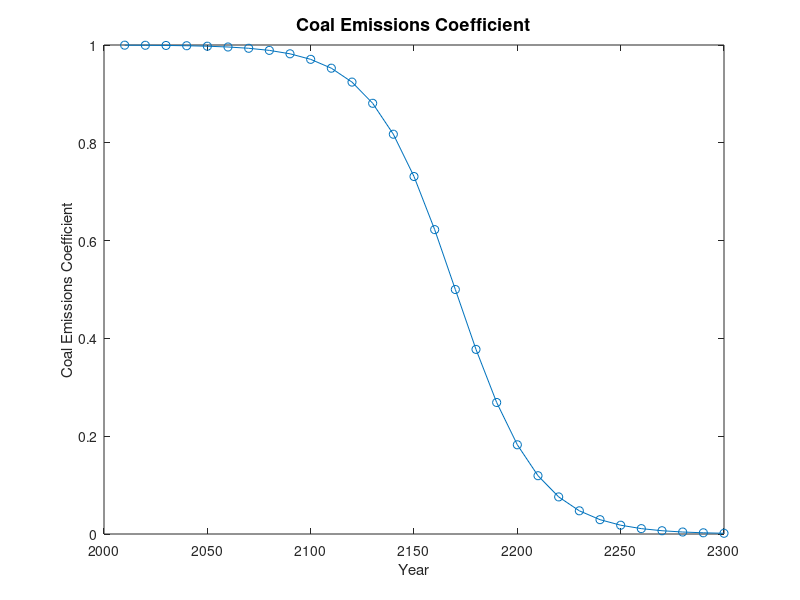

This chart was generated by the following MATLAB code: (Note: this script raises an error after producing the figure.)
%%%%%%%%%%%%%%%%%%%%%%%%%%%%%%%%%%%%%%%%%
%%%      Section 1: Parameters        %%%
%%%%%%%%%%%%%%%%%%%%%%%%%%%%%%%%%%%%%%%%%

%%Time%%
%%%%%%%%
T = 30;             %Number of direct optimization periods T
y = (1:1:T);        %Corresponding calendar years    
y(1) = 2010;
for i = 1:1:T-1;
    y(1+i) = 2010+((i)*10);
end
n = 100;            %Number of pre-balanced growth path simulation periods after T
y2 = (1:1:T+n);     %Corresponding calendar years   
y2(1) = 2010;
   for i = 1:1:T-1+n;
       y2(1+i) = 2010+((i)*10);
   end

%%Climate and Damages%%
%%%%%%%%%%%%%%%%%%%%%%%
phi = 0.0228;       %Carbon depreciation per annum (remaining share)
phiL = 0.2;         %Carbon emitted to the atmosphere staying there forever
phi0 = 0.393;       %Share of remaining emissions exiting atmosphere immediately
Sbar = 581;         %Pre-industrial atmospheric GtC
S1_2000 = 103;      %GtC
S2_2000 = 699;      %GtC
gamma = zeros(T,1); 
for i = 1:1:T;
    gamma(i) = 0.000023793; %Damage elasticity
end
 
%%Energy Aggregation%%
%%%%%%%%%%%%%%%%%%%%%%
rho = -0.058;      %Elasticity of substitution between energy sources
kappa1 = 0.5429;   %Relative efficiency of oil
kappa2 = 0.1015;   %Relative efficiency of coal
kappa3 = 1-kappa1-kappa2; %Relative efficiency of low-carbon technologies

%%Final Goods Production%%
%%%%%%%%%%%%%%%%%%%%%%%%%%
N = 1;                      %Normalize population
alpha = 0.3;                %Capital output share
%alpha = 0.66;
%COMMENTED OUT FOR NEW PF
% v = 0.04;                   %Energy output share
Y2009 = 70000;              %Base year annual GDP in billions of USD
r2009 = 0.05;               %Base year annual net rate of return 
r2009d = ((1+r2009)^10)-1;  %Base yer decadal net rate of return

%%%Depreciation OPTION 1: delta = 100%
delta = 1;                              %Annual depreciation rate
Delta = (1-(1-delta)^10);               %Decadal depreciation rate
K0 = (alpha*Y2009*10)/(r2009d+Delta);   %Base year capital stock in billions of USD

% %%%Depreciation OPTION 2: delta = 65%, no recalibration:
% delta = 0.1;                            %Annual depreciation rate
% Delta = (1-(1-delta)^10);               %Decadal depreciation rate
% Delta1 = 1;                             %Decadal 100% depreciation rate
% K0 = (alpha*Y2009*10)/(r2009d+Delta1);  %Base year capital stock in billions of USD
 
% %Depreciation OPTION 3: delta = 65%, with recalibration:
% delta = 0.1;                            %Annual depreciation rate
% Delta = (1-(1-delta)^10);               %Decadal depreciation rate
% K0 = (alpha*Y2009*10)/(r2009d+Delta);   %Base year capital stock in billions of USD
 
 pi00 = 1;               %Base period share of labor devoted to final goods production
 E1_2008 = 3.43+1.68;    %GtC per annum
 E2_2008 = 3.75;         %GtC per annum
 E3_2008 = 1.95;         %GtC-eq per annum
 E0_2008 = ((kappa1*E1_2008^rho)+(kappa2*E2_2008^rho)+(kappa3*E3_2008^rho))^(1/rho);
 E0 = E0_2008*10;        %GtC per decade
 %COMMENTED OUT WITH NEW PF 
 % A0 = (Y2009*10)/((exp((-gamma(1))*((S1_2000+S2_2000)-Sbar)))*((K0^alpha)*((N*pi00)^(1-alpha-v))*(E0^v)));  %Initial TFP based on Decadal production function


%%%Productivity Growth Rates%%
%%%%%%%%%%%%%%%%%%%%%%%%%%%%%%

%%%Energy Sector%%%
gZa_en = 0.02;                                         %Annual labor productivity growth rate (energy sectors)
gZ_en = ((1+gZa_en)^10)-1;                             %Decadal labor productivity growth rate (energy sectors)

%%%Final Goods Sector OPTION 1: Specify Labor Productivity Growth%%%
%           gZa_y = 0.02;                               %Annual labor productivity growth rate in final goods sector
%           gAa_y = (1+gZa_y)^(1-alpha-v);              %Corresponding TFP growth
%           gZd_y = ones(T+n,1)*(((1+gZa_y)^10)-1);     %Decadal labor productivity growth rate (all sectors)
%  
%%%Final Goods Sector OPTION 2: Specify TFP Growth%%%
%            gAa_y = 0.02;                            %Annual TFP growth rate (final output sector)
             gAa_y = 0;                               %Alt. Annual TFP growth ate (final output sector)
             %Commented out for new PF: gZa_y = ((1+gAa_y)^(1/(1-alpha-v)))-1;   %Corresponding annual labor productivity growth rate (final output sector)
             gZa_y = 0;
             gAd_y = ((1+gAa_y)^10)-1;                %Decadal TFP growth rate (final output sector)
             gZd_y = ones(T+n,1)*(((1+gZa_y)^10)-1);  %Decadal labor productivity growth rate (final output sector)
 
%%%Final Goods Sector OPTION 3: DICE Model TFP Growth%%%
%     gANH0 = 0.160023196685654;                   %Initial decade (2005-2015) TFP growth rate
%     gammaNH0 = 0.00942588385340332;              %Rate of decline in productivity growth rate (percent per year)
%     gammaNH1 = 0.00192375245926376;              %Rate of decline of decline in productivity growth rate (percent per year)
%     gANH_y = zeros(T,1);
%     for i = 1:1:T;
%              gANH_y(i) = gANH0*exp(((-gammaNH0)*10*(i))*exp((-gammaNH1)*10*(i)));
%     end
%     for j = 1:1:n,
%         gANH_y(T+j) = gANH_y(T);
%     end
%     gANHa = zeros(T+n,1);
%     gANHa_y = ((1+gANH_y(T))^(1/10))-1;         %Annual long-run TFP growth rate
%     gZd_y = zeros(T+n,1);                      %Decadal labor productivity growth rate
%     for i = 1:1:T+n,
%         gZd_y(i) = ((1+gANH_y(i))^(1/(1-alpha-v)))-1;
%         gANHa(i) = ((1+gANH_y(i))^(1/10))-1;
%     end
%     z = 35;
%     plot(y2(1:z),(gANHa(1:z)*100))
%     xlabel('Year','FontSize',11)
%     ylabel('gTFP in Percent per Year','FontSize',11)
%     title('2010-DICE Model Annual TFP Growth','FontSize',13)
  

%%Final Good Sector TFP Levels%%%
%%%%%%%%%%%%%%%%%%%%%%%%%%%%%%%%%
%COMMENTED OUT FOR NEW PF
% At = zeros(T,1);
% At(1) = A0;                 
% for i = 1:1:T-1;
%   At(i+1) = At(i)*(1+gZd_y(i))^(1-alpha-v);     
% end

%%Long-run Output Growth Rate on BGP%%
%%%%%%%%%%%%%%%%%%%%%%%%%%%%%%%%%%%%%%
gZBGP = gZd_y(T);             
% gZBGP = gZ_en;      %Alternative possible value for gTFP=1.5% to roughly account for declining oil output   

%%Utility%%
%%%%%%%%%%%
% sigma = 0.5;      
 sigma = 1;         %Logarithmic preferences
% sigma = 1.5;
% sigma = 2 ;

%%Beta OPTION 1: Specify exogenously%%%
beta = (.985)^10;  
% beta = (.999)^10;

%%Beta OPTION 2: Calibrate to maintain effective discount factor = .985%%%
% beta_hat = ((.985)^10)/((1+gZd_y(1))^(1-sigma))
% beta = beta_hat;
    
  
%%Coal production%%
%%%%%%%%%%%%%%%%%%%
A2t = zeros(T,1);
A2t(1) = 7693;          
for i = 1:1:T-1;
    A2t(i+1) = A2t(i)*(1+gZ_en);
end

%%Coal Emissions%%
%%%%%%%%%%%%%%%%%%
ypsilon = zeros(T,1);   %Coal carbon emissions coefficient
a_yps = 8;              %Logistic curve coefficient
b_yps = -0.05;          %Logistic curve coefficient
for i = 1:1:T+n;
     ypsilon(i) = 1/(1+exp((-1)*(a_yps+b_yps*(i-1)*10)));
end

%%Graph for Figure S.1%%
figure;
%the original line -plot(y,ypsilon,'-o')- gave an x-axis until 3400 therefore changed to below 
plot(y,ypsilon(1:T),'-o')
xlabel('Year','FontSize',11)
ylabel('Coal Emissions Coefficient','FontSize',11)
title('Coal Emissions Coefficient','FontSize',13)


%%Wind production%%
%%%%%%%%%%%%%%%%%%%
A3t = zeros(T,1);
A3t(1) = 1311;
for i = 1:1:T-1;
    A3t(i+1) = A3t(i)*(1+gZ_en);
end

%%Oil%%
%%%%%%%
R0 = 253.8;     %GtC

%%SELF ADDED FOR EXERGY
eff_k = 1;           %annual efficiency of capital energy to exergy
eff_K = (eff_k)^10;   %decadal efficiency of capital
eff_l = 1;           %efficiency of labour energy to exergy
eff_L = (eff_k)^10;  %decadal 

%%%%%%%%%%%%%%%%%%%%%%%%%%%%%%%%%%%%%%%%%%%%%%%%%%%%%%%%%%%%%%%%%%%
%%%      Section 2: Solve for Optimal Choice Variables X        %%%
%%%%%%%%%%%%%%%%%%%%%%%%%%%%%%%%%%%%%%%%%%%%%%%%%%%%%%%%%%%%%%%%%%%

vars = 3*T+2*(T-1);         %Number of variables = 148

%%Define upper and lower bounds%%
%%%%%%%%%%%%%%%%%%%%%%%%%%%%%%%%%
lb = zeros(vars,1);
ub = ones(vars,1);
for i = 1:1:T-1;
    ub(i) = 1;              %For savings rate 
    lb(i) = 0.00001;        %For savings rate 
    ub((T-1)+i) = R0;       %For oil stock remaining Rt
    lb((T-1)+i) = 0.00001;  %For oil stock remaining Rt
end
for i = 1:1:3*T;
    ub(2*(T-1)+i) = 1;        %For coal and wind labor shares + energy share capital 
    lb(2*(T-1)+i) = 0.00001;  %For coal and wind labor shares + energy share capital
end


%%Make Initial Guess x0%%
%%%%%%%%%%%%%%%%%%%%%%%%%

%%% OPTION 1: USE PREVIOUS RESULTS %%

%%Note: The best x0 can be found by loading the saved output below
%%for the scenario that corresponds most closly to the one being run, and
%%then setting x0 = x. All file names indicate the parameters assumed,
%%e.g.: 'x_sig1_g0_b985_d1' is the optimal allocation for sigma=1 (sig1), 
%%annual TFP growth of 0% (g0), an annual discount factor of beta=0.985
%%(b985), and a decadal depreciation rate of Delta=100% (d1).

%%Sigma=1%%
%COMMENTED OUT (TO LOAD PREVIOUS RESULT) 

%load('x_sig1_g0_b985_d1_new.mat','x')

%COMMENTED OUT TO ENSURE X0 LOAD PREVIOUS RESULTS X
%x0 = x;

%COMMENTED IN (WAS ORIGINALLY COMMENTED IN)
%%% OPTION 2: NEUTRAL STARTING POINT %%

x0 = zeros(vars,1);
for i = 1:1:T-1;
     x0(i) = 0.25; %savings rate
     x0((T-1)+i) = R0-((R0/1.1)/T)*i;    %oil stock remaining
     x0(2*(T-1)+i) = 0.002;              %labour share coal
     x0(2*(T-1)+T+i) = 0.01;             %labour share wind
     %SELF ADDED: 
     x0(2*(T-1)+2*T+i) = 0.5;      %energy share capital
end
x0(2*(T-1)+T) = 0.002;
x0(2*(T-1)+T+T) = 0.01;
x0(2*(T-1)+T+T+T) = 0.5;

%%Check Constraints and Objective Function Value at x0%%
%%%%%%%%%%%%%%%%%%%%%%%%%%%%%%%%%%%%%%%%%%%%%%%%%%%%%%%%


%Commented out for new PF (removes At and v from the functions)
% f = NEWPF_Objective(x0,A2t,A3t,At,Delta,K0,N,R0,S1_2000,S2_2000,Sbar,T,alpha,beta,gZ_en,gZd_y,gZBGP,gamma,kappa1,kappa2,kappa3,phi,phi0,phiL,rho,sigma,v,ypsilon)
%[c, ceq] = NEWPF_Constraints(x0,A2t,A3t,At,Delta,K0,N,R0,S1_2000,S2_2000,Sbar,T,alpha,beta,gZ_en,gZd_y,gZBGP,gamma,kappa1,kappa2,kappa3,phi,phi0,phiL,rho,sigma,v,ypsilon)
f = NEWPF_Objective(x0,A2t,A3t,Delta,eff_K,eff_L,K0,N,R0,S1_2000,S2_2000,Sbar,T,alpha,beta,gZ_en,gZd_y,gZBGP,gamma,kappa1,kappa2,kappa3,phi,phi0,phiL,rho,sigma,ypsilon)
[c, ceq] = NEWPF_Constraints(x0,A2t,A3t,Delta,eff_K,eff_L,K0,N,R0,S1_2000,S2_2000,Sbar,T,alpha,beta,gZ_en,gZd_y,gZBGP,gamma,kappa1,kappa2,kappa3,phi,phi0,phiL,rho,sigma,ypsilon)

%%%%%%%%%%%
%%%SOLVE%%%
%%%%%%%%%%%
options = optimoptions(@fmincon,'Tolfun',1e-12,'TolCon',1e-12,'MaxFunEvals',500000,'MaxIter',6200,'Display','iter','MaxSQPIter',10000,'Algorithm','active-set');
[x, fval,exitflag] = fmincon(@(x)NEWPF_Objective(x,A2t,A3t,Delta,eff_K,eff_L,K0,N,R0,S1_2000,S2_2000,Sbar,T,alpha,beta,gZ_en,gZd_y,gZBGP,gamma,kappa1,kappa2,kappa3,phi,phi0,phiL,rho,sigma,ypsilon), x0, [], [], [], [], lb, ub, @(x)NEWPF_Constraints(x,A2t,A3t,Delta,eff_K,eff_L,K0,N,R0,S1_2000,S2_2000,Sbar,T,alpha,beta,gZ_en,gZd_y,gZBGP,gamma,kappa1,kappa2,kappa3,phi,phi0,phiL,rho,sigma,ypsilon), options);
%[x, fval,exitflag] = fmincon(@(x)NEWPF_Objective(x,A2t,A3t,At,Delta,K0,N,R0,S1_2000,S2_2000,Sbar,T,alpha,beta,gZ_en,gZd_y,gZBGP,gamma,kappa1,kappa2,kappa3,phi,phi0,phiL,rho,sigma,v,ypsilon), x0, [], [], [], [], lb, ub, @(x)NEWPF_Constraints(x,A2t,A3t,At,Delta,K0,N,R0,S1_2000,S2_2000,Sbar,T,alpha,beta,gZ_en,gZd_y,gZBGP,gamma,kappa1,kappa2,kappa3,phi,phi0,phiL,rho,sigma,v,ypsilon), options);


%%Save Output%%
%%%%%%%%%%%%%%%
%File name structure:
%Version#_sigma_gTFP_beta_delta_notes

save('x_sig1_g0_b985_d1_newpf','x')

%%%%%%%%%%%%%%%%%%%%%%%%%%%%%%%%%%%%%%%%%%%%%%%%%%%%%%%%%%%%%
%%%      Section 3: Compute Allocations and Carbon Taxes  %%%
%%%%%%%%%%%%%%%%%%%%%%%%%%%%%%%%%%%%%%%%%%%%%%%%%%%%%%%%%%%%%

%%%%%%%%%%
%%Energy%%
%%%%%%%%%%
oil = zeros(T,1);
    oil(1) = R0-x(T);
for i = 1:1:T-2;
    oil(1+i) = x(T+i-1)-x(T+i);
end
    ex_Oil = (x(T-1+T-2)-x(T-1+T-1))/(x(T-1+T-2));    %Fraction of oil left extracted in period T-1
    oil(T) = x(T-1+T-1)*ex_Oil;
ex_rates = zeros(T-1,1);
for i = 1:1:T-1;
    ex_rates(i) = oil(i)/x(T+i-1);
end
coal = zeros(T,1);
for i = 1:1:T;
    coal(i) = x(2*(T-1)+i)*A2t(i)*N;
end
wind = zeros(T,1);
for i = 1:1:T;
    wind(i) = x(2*(T-1)+T+i)*(A3t(i)*N);
end
energy = zeros(T,1);
for i = 1:1:T; 
    energy(i) = ((kappa1*oil(i)^rho)+(kappa2*coal(i)^rho)+(kappa3*wind(i)^rho))^(1/rho);
end

%% SELF ADDED FOR EXERGY LABOUR AND CAPITAL
exergy_K = zeros(T,1);
for i = 1:1:T;
    exergy_K(i) = energy(i)*x(2*(T-1)+2*T+i)*eff_K;
end
exergy_L = zeros(T,1);
for i = 1:1:T;
    exergy_L(i) = energy(i)*(1-(x(2*(T-1)+2*T+i)))*eff_L;
end

%% compute fossil fuel use
fossil_fuel = zeros(T,1);
for i = 1:1:T;
    fossil_fuel(i) = oil(i) + coal(i);
end

%%%%%%%%%%%%%
%%Emissions%%
%%%%%%%%%%%%%
emiss = zeros(T,1);
for i = 1:1:T;
    emiss(i) = oil(i)+ypsilon(i)*coal(i);
end

S1t = zeros(T,1);        %Non-depreciating carbon stock
S2t_Sbar = zeros(T,1);   %Depreciating carbon stock (S2t-Sbar)
St = zeros(T,1);         %Total carbon concentrations

S1t(1) = S1_2000+phiL*emiss(1);
S2t_Sbar(1) = (1-phi)*(S2_2000-Sbar)+phi0*(1-phiL)*emiss(1);
St(1) = Sbar+S1t(1)+S2t_Sbar(1);
for i = 1:1:T-1;
    S1t(1+i) = S1t(i)+phiL*emiss(1+i);
    S2t_Sbar(1+i) = (1-phi)*S2t_Sbar(i)+phi0*(1-phiL)*emiss(1+i);
    St(1+i) = Sbar+S1t(1+i)+S2t_Sbar(1+i);
end

%%%%%%%%%%%%%%%%%%%%%%%%%%%%%%%%%%%%
%%Output and Consumption through T%%
%%%%%%%%%%%%%%%%%%%%%%%%%%%%%%%%%%%%
Yt = zeros(T,1);
Ct = zeros(T,1);
Kt1 = zeros(T,1);
Yt(1) = (exp((-gamma(1))*(St(1)-Sbar)))*((K0*exergy_K(1))^alpha)*((((1-x(2*(T-1)+1)-x(2*(T-1)+T+1))*N)*exergy_L(1))^(1-alpha));
Ct(1) = (1-x(1))*Yt(1);
Kt1(1) = x(1)*Yt(1)+(1-Delta)*K0;
for i = 1:1:T-2;
    Yt(1+i) = (exp((-gamma(1+i))*(St(1+i)-Sbar)))*((Kt1(i)*exergy_K(i))^alpha)*(((1-x(2*(T-1)+1+i)-x(2*(T-1)+T+1+i))*N)*exergy_L(i)^(1-alpha));
    Kt1(1+i) = x(1+i)*Yt(1+i)+(1-Delta)*Kt1(i);
    Ct(1+i) = (1-x(i+1))*Yt(1+i); 
end
Yt(T) = (exp((-gamma(T))*(St(T)-Sbar)))*((Kt1(T-1)*exergy_K(T))^alpha)*(((1-x(2*(T-1)+T)-x(2*(T-1)+2*T))*N)*exergy_L(T)^(1-alpha));
theta = x(T-1);
Ct(T) = Yt(T)*(1-theta);
Kt1(T) = theta*Yt(T)+(1-Delta)*Kt1(T-1);

%Compare savings rate theta to predicted BGP savings rate:
%theta_BGP = alpha*(((((1+gZBGP)^sigma)/beta)-(1-Delta))^(-1))*(1+gZBGP-1+Delta)

%%%%%%%%%%%%%%%%%%%%%%%%%%%%%%%%%%%%%%%%
%%Output and Consumption past T to T+n%%
%%%%%%%%%%%%%%%%%%%%%%%%%%%%%%%%%%%%%%%%
Ktn = zeros(n+1,1);
Ytn = zeros(n,1);
Ktn(1) = Kt1(T); 
oiln = zeros(n,1);
En = zeros(n,1);

for i = 1:1:n;
    %At(T+i) = At(T+i-1)*(1+gZd_y(T))^(1-alpha-v);   %Assumes productivity growth stays at period-T levels
    oiln(i) = ex_Oil*x(2*(T-1))*((1-ex_Oil)^i);     %Oil continues to be extracted at rate from period T-1
    En(i) = ((kappa1*oiln(i)^rho)+(kappa2*(coal(T)*(1+gZ_en)^i)^rho)+(kappa3*(wind(T)*(1+gZ_en)^i)^rho))^(1/rho);
    %OldPF: Ytn(i) = At(T+i)*(exp((-gamma(T))*(St(T)-Sbar)))*(Ktn(i)^alpha)*(((1-x(2*(T-1)+2*T)-x(2*(T-1)+T))*N)^(1-alpha-v))*(En(i)^v);
    Ytn(i) = (exp((-gamma(T))*(St(T)-Sbar)))*(Ktn(i)*exergy_K(T)^alpha)*(((1-x(2*(T-1)+2*T)-x(2*(T-1)+T))*N)*exergy_L(T)^(1-alpha));
    Ct(T+i) = (1-theta)*Ytn(i);
    Ktn(i+1) = theta*Ytn(i)+(1-Delta)*Ktn(i);
    Yt(T+i) = Ytn(i);
end


%%%%%%%%%%%%%%%%%%%%%%%%
%%Optimal Carbon Taxes%%
%%%%%%%%%%%%%%%%%%%%%%%%

%%Goal: Plug allocations into optimal tax formula (paper equation (9))%%

%%Step 1: Compute vectors of marginal utilities and marginal emissions impacts {dSt+j/dEt}%%
MU = zeros(T+n,1);        %Marginal utility
MD = zeros(T+n,1);        %Marginal emissions impact on St {dSt+j/dEt}
for i = 1:1:T+n;
    MU(i) = Ct(i)^(-sigma);
    MD(i) = phiL+(1-phiL)*phi0*(1-phi)^(i-1);
end

%%Step 2: Compute Tax Path%%%
carbon_tax = zeros(T,1);    %Carbon tax level in $/mtC [since Yt is in $ billions and Et is in GtC]
lambda_hat = zeros(T,1);    %Carbon tax/GDP ratio

for i = 1:1:T+n;
    temp2 = zeros(T+n-i+1,1);
        for j = 1:1:T+n-i+1;
            temp2(j) = (beta^(j-1))*(MU(i+j-1)/MU(i))*(-gamma(T))*Yt(i+j-1)*MD(j);
        end
     carbon_tax(i) = sum(temp2)*(-1);
     lambda_hat(i) = carbon_tax(i)/Yt(i);
end

%%Diagnostic plot preview:
 z = 30;
 plot(y2(1:z),lambda_hat(1:z));
 xlabel('Year','FontSize',11, 'LineWidth', 1.5);
 ylabel('Carbon Tax/GDP','FontSize',11);
 ylim([3.5e-05, 30.5e-05]);
 title('Carbon Tax/GDP','FontSize',13);
 

%%%%%%%%%%%%%%%%%%%%%%%%%%%%%%%%%%%%%%%%%%%%%%%%%%%%%%%%%%
%%%      Section 4: Save Allocations and Carbon Taxes  %%%
%%%%%%%%%%%%%%%%%%%%%%%%%%%%%%%%%%%%%%%%%%%%%%%%%%%%%%%%%%

%Note: Only save for appropriate model scenario

energy_newpf_v1 = energy;
save('energy_newpf_v1','energy_newpf_v1')
fossil_fuel_newpf_v1 = fossil_fuel;
save('fossil_fuel_newpf_v1','fossil_fuel_newpf_v1')
oil_newpf_v1 = oil;
save('oil_newpf_v1','oil_newpf_v1')
ex_rates_newpf_v1 = ex_rates
save('ex_rates_newpf_v1','ex_rates_newpf_v1')
coal_newpf_v1 = coal;
save('coal_newpf_v1','coal_newpf_v1')
wind_newpf_v1 = wind;
save('wind_newpf_v1','wind_newpf_v1')
lambda_hat_newpf_v1 = lambda_hat;
save('lambda_hat_newpf_v1','lambda_hat_newpf_v1')
carbon_tax_newpf_v1 = carbon_tax;
save('carbon_tax_newpf_v1','carbon_tax_newpf_v1')
Yt_newpf_v1 = Yt;
save('Yt_newpf_v1','Yt_newpf_v1')
Ct_newpf_v1 = Ct;
save('Ct_newpf_v1','Ct_newpf_v1')

%%%%%%%%%%%%%%%%%%%%%%%%%%%%%%%%%%%%%%%%%%%%%%%%%%%%%%
%%%      Section 5: Graph Optimal Carbon Taxes     %%%
%%%%%%%%%%%%%%%%%%%%%%%%%%%%%%%%%%%%%%%%%%%%%%%%%%%%%%

 
% %%%%%%%%%%%%%%%%%%%%%%%%%%%%%%
% %%Graph Carbon Tax-GDP Ratio%%
% %%%%%%%%%%%%%%%%%%%%%%%%%%%%%%

load('lambda_hat_newpf_v1','lambda_hat_newpf_v1')

z = 30;
figure;
plot(y2(1:z), lambda_hat_newpf_v1(1:z), ' -b', 'LineWidth', 1.5);
xlabel('Year', 'FontSize', 11);
ylabel('Carbon Tax/GDP', 'FontSize', 11);
ylim([7.5e-05, 30.5e-05]);
title('Carbon Tax to GDP ratio (new production function)');


% %%%%%%%%%%%%%%%%%%%%%%%%%%%%%%
% %%%Graph Carbon Tax Level%%%
% %%%%%%%%%%%%%%%%%%%%%%%%%%%%%%

load('carbon_tax_newpf_v1','carbon_tax_newpf_v1')

z = 10;
figure;
plot(y2(1:z), carbon_tax_newpf_v1(1:z), ' -b', 'LineWidth', 1.5);
xlabel('Year', 'FontSize', 11);
ylabel('Carbon Tax ($/mtC)', 'FontSize', 11);
title('Carbon Tax (new production function)');

% %%%%%%%%%%%%%%%%%%%%%%%%%%%%%%
% %%%  Energy Use Over Time  %%%
% %%%%%%%%%%%%%%%%%%%%%%%%%%%%%%

%% Energy
load('energy_newpf_v1.mat','energy_newpf_v1')

z = 30;
figure;
plot(y2(1:z), energy_newpf_v1(1:z), ' -b', 'LineWidth', 1.5);
xlabel('Year', 'FontSize', 11);
ylabel('GtC', 'FontSize', 11);
title('Energy Use (new production function)');

%% Fossil Fuel
load('fossil_fuel_newpf_v1.mat','fossil_fuel_newpf_v1')

z = 30;
figure;
plot(y2(1:z), fossil_fuel_newpf_v1(1:z), ' -b', 'LineWidth', 1.5);
xlabel('Year', 'FontSize', 11);
ylabel('GtC', 'FontSize', 11);
title('Fossil Fuel Use (new production function)');

%% Oil
load('oil_newpf_v1.mat','oil_newpf_v1')

z = 30;
figure;
plot(y2(1:z), oil_newpf_v1(1:z), ' -b', 'LineWidth', 1.5);
xlabel('Year', 'FontSize', 11);
ylabel('Oil Use', 'FontSize', 11);
title('Oil Use (new production function)');

%% Fraction of oil left extracted
load('ex_rates_newpf_v1.mat','ex_rates_newpf_v1')

z = 29;
figure;
plot(y2(1:z), ex_rates_newpf_v1(1:z), ' -b', 'LineWidth', 1.5);
xlabel('Year', 'FontSize', 11);
ylabel('Rate', 'FontSize', 11);
title('Extraction rates of oil (new production function)');

%% Coal
load('coal_newpf_v1.mat','coal_newpf_v1')

z = 30;
figure;
plot(y2(1:z), coal_newpf_v1(1:z), ' -b', 'LineWidth', 1.5);
xlabel('Year', 'FontSize', 11);
ylabel('Coal Use', 'FontSize', 11);
title('Coal Use (new production function)');

%% Wind
load('wind_newpf_v1.mat','wind_newpf_v1')

z = 30;
figure;
plot(y2(1:z), wind_newpf_v1(1:z), ' -b', 'LineWidth', 1.5);
xlabel('Year', 'FontSize', 11);
ylabel('Wind Use', 'FontSize', 11);
title('Wind Use (new production function)');

% %%%%%%%%%%%%%%%%%%%%%%%%%%%%%%
% %%%  GDP Growth Over Time  %%%
% %%%%%%%%%%%%%%%%%%%%%%%%%%%%%%
load('Yt_newpf_v1.mat','Yt_newpf_v1')

z = 10;
figure;
plot(y2(1:z), Yt_newpf_v1(1:z), ' -b', 'LineWidth', 1.5);
xlabel('Year', 'FontSize', 11);
ylabel('Output', 'FontSize', 11);
title('GDP (new production function)');